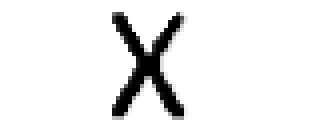
#> input picture reference_images/cross_table.png, 78 x 33 px (shown 4 times larger)
$ python -i ProcessPDF.py   (imports and definitions only)
#> lines starting #> are read from the running program, lines starting #| are printed output that depends on the picture; after the words box and inside, x2 and y2 are one past the last pixel; in counts of white or black regions, pixels touching at a corner belong together
#> (reads CONFIG/OCR_config.json from the repository)
#> further down, picture is the input picture: shape (33, 78, 3); min 0, max 255, mean 236.2
import numpy as np
import cv2
import fitz
from PIL import Image
import matplotlib.pyplot as plt

from SortFormat import sortFormat

# [19 lines left out: function PDF_to_images, not called in this run]

def binarized_image(image):
    """
    Binarized one image thanks to OpenCV thersholding. niBlackThresholding has been tried.
    Args:
        image (np.array) : Input image

    Returns:
        np.array : binarized image
    """
    #image = image[3:-3, 3:-3]
    blur = cv2.bilateralFilter(image,5,200,200)
    gray = cv2.cvtColor(image.astype('uint8'), cv2.COLOR_BGR2GRAY)
    thresh = cv2.threshold(gray, 0, 255, cv2.THRESH_BINARY+cv2.THRESH_OTSU)[1]
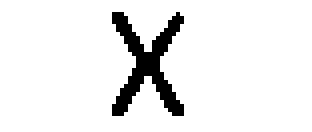
#> thresh: shape (33, 78) (shown 4 times larger); 92.4% white; 1 black region, box (x1, y1, x2, y2) and area: (28, 3, 46, 29) 195
    return thresh

# [263 lines left out: functions get_rectangles, get_iou, get_rect_by_format, get_format_and_adjusted_image, crop_and_adjust, delete_lines and 2 more, not called in this run]

# [3 lines not run here, left out]

>>> import cv2
>>> picture = cv2.imread('reference_images/cross_table.png')
>>> result = binarized_image(picture)
